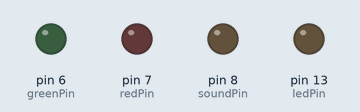
Bench run of a sketch on a simulated Arduino Uno, built with avr-gcc and run on an emulated ATmega328P. Parts: output pins drawn as LEDs (lit = HIGH).

Above: at 0.2 s.
Timing chart, 0 to 1.7 s (numbered marks = the images above):
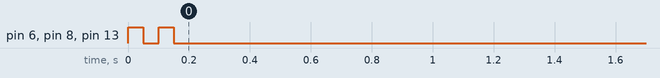

The sketch:

adxlint.ino
```cpp
#include <SparkFun_ADXL345.h>
#include <avr/wdt.h>

#include <Wire.h>
#define ledPin 13
#define soundPin 8
#define greenPin 6
#define redPin 7

/* Assign a unique ID to this sensor at the same time */
ADXL345 adxl = ADXL345();
unsigned volatile long timeout = 0;

void showSetupComplete() {
    for (int i = 0; i < 2; i++) {
        digitalWrite(ledPin,HIGH);
        digitalWrite(soundPin,HIGH);
        digitalWrite(greenPin, HIGH);
        delay(50);
        digitalWrite(ledPin,LOW);
        digitalWrite(soundPin,LOW);
        digitalWrite(greenPin,LOW);
        delay(50);
    }
}

void alarmOn() {
     digitalWrite(ledPin,HIGH);
     digitalWrite(soundPin,HIGH);
     digitalWrite(redPin,HIGH);
     delay(1000);
     digitalWrite(ledPin,LOW);
    digitalWrite(soundPin,LOW);
    digitalWrite(redPin,LOW);
}

void setup() {
  Serial.begin(9600);
  //Setup builtin LED
  pinMode(LED_BUILTIN, OUTPUT);
  pinMode(soundPin, OUTPUT);
  pinMode(greenPin, OUTPUT);
  pinMode(redPin,OUTPUT);
    setupADXL();

}

void setupADXL() {
  adxl.powerOn();
  adxl.setRangeSetting(4);
  //adxl.setRate(10);
  adxl.setActivityXYZ(1, 1, 1);
  adxl.setActivityThreshold(75);
  adxl.setInactivityXYZ(1, 0, 0);
  adxl.setInactivityThreshold(75);
  adxl.setTimeInactivity(6);
  adxl.setTapDetectionOnXYZ(1, 1, 1);
  adxl.setTapThreshold(50);
  adxl.setTapDuration(15);
  adxl.setDoubleTapLatency(80);
  adxl.setDoubleTapWindow(200);
  adxl.setFreeFallThreshold(5);
  adxl.setFreeFallDuration(20);
  adxl.InactivityINT(1);
  adxl.ActivityINT(1);
  adxl.FreeFallINT(1);
  adxl.doubleTapINT(1);
  adxl.singleTapINT(1);
  wdt_enable(WDTO_2S);
  showSetupComplete();
}

void loop() {
  //alarmOn();
  int x,y,z;
  wdt_reset();
//  adxl.readAccel(&x, &y, &z);
//  if (millis() > timeout) {
//     Serial.print(x);
//  Serial.print(", ");
//  Serial.print(y);
//  Serial.print(", ");
//  Serial.println(z);
//  timeout = millis() + 2000;
//  alarmOn();
//  }
  ADXL_ISR();
//  delay(400);
//  if (adxl.error_code == ADXL345_READ_ERROR) {
//    digitalWrite(ledPin,HIGH);
//    //timeout = millis(); + 3000;
//  }

//  if (millis() > timeout) {
//    digitalWrite(ledPin,LOW);
//  }
//  Serial.print(x);
//  Serial.print(", ");
//  Serial.print(y);
//  Serial.print(", ");
//  Serial.println(z);
delay(100);
}

void ADXL_ISR() {

  // getInterruptSource clears all triggered actions after returning value
  // Do not call again until you need to recheck for triggered actions
  byte interrupts = adxl.getInterruptSource();

  // Free Fall Detection
  if(adxl.triggered(interrupts, ADXL345_FREE_FALL)){
    //Serial.println("*** FREE FALL ***");
    //add code here to do when free fall is sensed
    alarmOn();
  } else if(adxl.triggered(interrupts, ADXL345_ACTIVITY)){
    //Serial.println("*** ACTIVITY ***");
     //add code here to do when activity is sensed
     //alarmOn();
  } else if (adxl.triggered(interrupts, ADXL345_INACTIVITY)) {
    //Serial.println("Nothing");
  }
}
```
